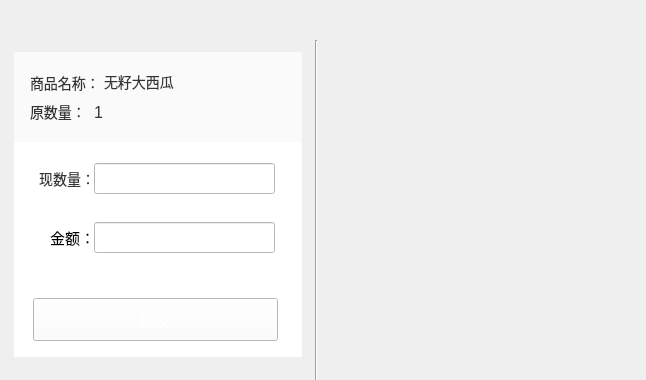
<?xml version="1.0" encoding="UTF-8"?>
<ui version="4.0">
 <class>ModifyGoodsNumDlg</class>
 <widget class="QDialog" name="ModifyGoodsNumDlg">
  <property name="geometry">
   <rect>
    <x>0</x>
    <y>0</y>
    <width>646</width>
    <height>380</height>
   </rect>
  </property>
  <property name="minimumSize">
   <size>
    <width>646</width>
    <height>380</height>
   </size>
  </property>
  <property name="windowTitle">
   <string>ModifyGoodsNumDlg</string>
  </property>
  <property name="styleSheet">
   <string notr="true">QWidget#ModifyGoodsNumDlg {
	border-image: url(:/shareImages/dlg_background.png);
}</string>
  </property>
  <layout class="QGridLayout" name="gridLayout_3">
   <property name="leftMargin">
    <number>0</number>
   </property>
   <property name="topMargin">
    <number>0</number>
   </property>
   <property name="rightMargin">
    <number>0</number>
   </property>
   <property name="bottomMargin">
    <number>0</number>
   </property>
   <property name="spacing">
    <number>0</number>
   </property>
   <item row="0" column="0" colspan="3">
    <widget class="TitleBarWidget" name="titleBarWidget" native="true">
     <property name="minimumSize">
      <size>
       <width>0</width>
       <height>40</height>
      </size>
     </property>
     <property name="maximumSize">
      <size>
       <width>16777215</width>
       <height>16777215</height>
      </size>
     </property>
    </widget>
   </item>
   <item row="1" column="0">
    <widget class="QWidget" name="widget_2" native="true">
     <property name="minimumSize">
      <size>
       <width>315</width>
       <height>340</height>
      </size>
     </property>
     <property name="maximumSize">
      <size>
       <width>16777215</width>
       <height>16777215</height>
      </size>
     </property>
     <layout class="QGridLayout" name="gridLayout">
      <property name="leftMargin">
       <number>14</number>
      </property>
      <property name="topMargin">
       <number>12</number>
      </property>
      <property name="rightMargin">
       <number>13</number>
      </property>
      <property name="bottomMargin">
       <number>24</number>
      </property>
      <property name="spacing">
       <number>0</number>
      </property>
      <item row="0" column="0">
       <widget class="QWidget" name="widget_4" native="true">
        <property name="minimumSize">
         <size>
          <width>284</width>
          <height>305</height>
         </size>
        </property>
        <widget class="QWidget" name="widget_5" native="true">
         <property name="geometry">
          <rect>
           <x>0</x>
           <y>0</y>
           <width>291</width>
           <height>91</height>
          </rect>
         </property>
         <property name="minimumSize">
          <size>
           <width>284</width>
           <height>87</height>
          </size>
         </property>
         <property name="styleSheet">
          <string notr="true">background-color: rgb(250, 250, 250);</string>
         </property>
         <widget class="QLabel" name="goodsNameLabel">
          <property name="geometry">
           <rect>
            <x>16</x>
            <y>23</y>
            <width>70</width>
            <height>16</height>
           </rect>
          </property>
          <property name="sizePolicy">
           <sizepolicy hsizetype="Preferred" vsizetype="Preferred">
            <horstretch>0</horstretch>
            <verstretch>0</verstretch>
           </sizepolicy>
          </property>
          <property name="font">
           <font>
            <pointsize>-1</pointsize>
           </font>
          </property>
          <property name="layoutDirection">
           <enum>Qt::LeftToRight</enum>
          </property>
          <property name="styleSheet">
           <string notr="true">QLabel#goodsNameLabel {
	font-size: 14px;
	color: rgb(51, 51, 51);
}</string>
          </property>
          <property name="text">
           <string>商品名称：</string>
          </property>
          <property name="alignment">
           <set>Qt::AlignLeading|Qt::AlignLeft|Qt::AlignVCenter</set>
          </property>
         </widget>
         <widget class="QLabel" name="goodsNameValueLabel">
          <property name="geometry">
           <rect>
            <x>90</x>
            <y>20</y>
            <width>150</width>
            <height>20</height>
           </rect>
          </property>
          <property name="font">
           <font>
            <pointsize>-1</pointsize>
           </font>
          </property>
          <property name="styleSheet">
           <string notr="true">QLabel#goodsNameValueLabel {
	font-size:14px;
	color: rgb(51, 51, 51);
}
</string>
          </property>
          <property name="text">
           <string>无籽大西瓜</string>
          </property>
         </widget>
         <widget class="QLabel" name="oldNumLabel">
          <property name="geometry">
           <rect>
            <x>16</x>
            <y>52</y>
            <width>70</width>
            <height>16</height>
           </rect>
          </property>
          <property name="font">
           <font>
            <pointsize>-1</pointsize>
           </font>
          </property>
          <property name="styleSheet">
           <string notr="true">QLabel#oldNumLabel {
	font-size:14px;
	color: rgb(51, 51, 51);
}
</string>
          </property>
          <property name="text">
           <string>原数量：</string>
          </property>
          <property name="alignment">
           <set>Qt::AlignLeading|Qt::AlignLeft|Qt::AlignVCenter</set>
          </property>
         </widget>
         <widget class="QLabel" name="oldNumValueLabel">
          <property name="geometry">
           <rect>
            <x>80</x>
            <y>50</y>
            <width>150</width>
            <height>20</height>
           </rect>
          </property>
          <property name="font">
           <font>
            <pointsize>-1</pointsize>
           </font>
          </property>
          <property name="styleSheet">
           <string notr="true">QLabel#oldNumValueLabel {
	font-size:16px;
	color: rgb(51, 51, 51);
}
</string>
          </property>
          <property name="text">
           <string>1</string>
          </property>
         </widget>
        </widget>
        <widget class="QWidget" name="widget_6" native="true">
         <property name="geometry">
          <rect>
           <x>0</x>
           <y>90</y>
           <width>291</width>
           <height>218</height>
          </rect>
         </property>
         <property name="minimumSize">
          <size>
           <width>284</width>
           <height>218</height>
          </size>
         </property>
         <property name="styleSheet">
          <string notr="true">background-color: rgb(255, 255, 255);</string>
         </property>
         <widget class="QLabel" name="newNumLabel">
          <property name="geometry">
           <rect>
            <x>20</x>
            <y>21</y>
            <width>61</width>
            <height>31</height>
           </rect>
          </property>
          <property name="font">
           <font>
            <pointsize>-1</pointsize>
           </font>
          </property>
          <property name="styleSheet">
           <string notr="true">QLabel#newNumLabel {
	font-size:14px;
	color: rgb(51, 51, 51);
}
</string>
          </property>
          <property name="text">
           <string>现数量：</string>
          </property>
          <property name="alignment">
           <set>Qt::AlignRight|Qt::AlignTrailing|Qt::AlignVCenter</set>
          </property>
         </widget>
         <widget class="QLineEdit" name="newNumEdit">
          <property name="geometry">
           <rect>
            <x>80</x>
            <y>21</y>
            <width>181</width>
            <height>31</height>
           </rect>
          </property>
          <property name="minimumSize">
           <size>
            <width>90</width>
            <height>31</height>
           </size>
          </property>
          <property name="font">
           <font>
            <family>微软雅黑</family>
            <pointsize>10</pointsize>
           </font>
          </property>
          <property name="styleSheet">
           <string notr="true">QLabel#newNumEdit {
	font-size:14px;
	color: rgb(51, 51, 51);
	padding-left:10px;
}
</string>
          </property>
         </widget>
         <widget class="QPushButton" name="commitButton">
          <property name="geometry">
           <rect>
            <x>19</x>
            <y>156</y>
            <width>245</width>
            <height>43</height>
           </rect>
          </property>
          <property name="minimumSize">
           <size>
            <width>245</width>
            <height>43</height>
           </size>
          </property>
          <property name="font">
           <font>
            <pointsize>-1</pointsize>
           </font>
          </property>
          <property name="focusPolicy">
           <enum>Qt::NoFocus</enum>
          </property>
          <property name="styleSheet">
           <string notr="true">QPushButton#commitButton {
	color: rgb(255, 255, 255);
	font-size:16px;
	border-image: url(:/shareImages/sure_normal.png);
}

QPushButton#commitButton:pressed {
	border-image:url(:/shareImages/sure_press.png)
}
</string>
          </property>
          <property name="text">
           <string>提交</string>
          </property>
         </widget>
         <widget class="QLabel" name="newAmountLabel">
          <property name="geometry">
           <rect>
            <x>20</x>
            <y>80</y>
            <width>61</width>
            <height>31</height>
           </rect>
          </property>
          <property name="font">
           <font>
            <family>微软雅黑</family>
            <pointsize>11</pointsize>
           </font>
          </property>
          <property name="styleSheet">
           <string notr="true">QLabel#newAmount {
	font-size:14px;
	color: rgb(51, 51, 51);
}
</string>
          </property>
          <property name="text">
           <string>金额：</string>
          </property>
          <property name="alignment">
           <set>Qt::AlignRight|Qt::AlignTrailing|Qt::AlignVCenter</set>
          </property>
         </widget>
         <widget class="QLineEdit" name="newAmountEdit">
          <property name="enabled">
           <bool>false</bool>
          </property>
          <property name="geometry">
           <rect>
            <x>80</x>
            <y>80</y>
            <width>181</width>
            <height>31</height>
           </rect>
          </property>
          <property name="minimumSize">
           <size>
            <width>90</width>
            <height>31</height>
           </size>
          </property>
          <property name="font">
           <font>
            <family>微软雅黑</family>
            <pointsize>10</pointsize>
           </font>
          </property>
          <property name="styleSheet">
           <string notr="true">QLabel#newAmountEdit {
	font-size:14px;
	color: rgb(51, 51, 51);
	padding-left:10px;
}
</string>
          </property>
         </widget>
        </widget>
       </widget>
      </item>
     </layout>
    </widget>
   </item>
   <item row="1" column="1">
    <widget class="Line" name="line">
     <property name="minimumSize">
      <size>
       <width>2</width>
       <height>340</height>
      </size>
     </property>
     <property name="maximumSize">
      <size>
       <width>2</width>
       <height>16777215</height>
      </size>
     </property>
     <property name="orientation">
      <enum>Qt::Vertical</enum>
     </property>
    </widget>
   </item>
   <item row="1" column="2">
    <widget class="QWidget" name="widget_3" native="true">
     <property name="minimumSize">
      <size>
       <width>325</width>
       <height>340</height>
      </size>
     </property>
     <layout class="QGridLayout" name="gridLayout_2">
      <property name="leftMargin">
       <number>14</number>
      </property>
      <property name="topMargin">
       <number>12</number>
      </property>
      <property name="rightMargin">
       <number>12</number>
      </property>
      <property name="bottomMargin">
       <number>24</number>
      </property>
      <property name="spacing">
       <number>0</number>
      </property>
      <item row="0" column="0">
       <widget class="WndDigitalKeyboard" name="DigitalKeyWnd" native="true">
        <property name="minimumSize">
         <size>
          <width>303</width>
          <height>303</height>
         </size>
        </property>
       </widget>
      </item>
     </layout>
    </widget>
   </item>
  </layout>
 </widget>
 <layoutdefault spacing="6" margin="11"/>
 <customwidgets>
  <customwidget>
   <class>TitleBarWidget</class>
   <extends>QWidget</extends>
   <header location="global">TitleBarWidget.h</header>
   <container>1</container>
  </customwidget>
  <customwidget>
   <class>WndDigitalKeyboard</class>
   <extends>QWidget</extends>
   <header location="global">WndDigitalKeyboard.h</header>
   <container>1</container>
  </customwidget>
 </customwidgets>
 <resources/>
 <connections/>
</ui>
